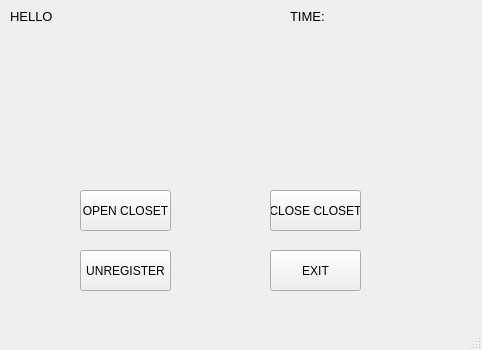
<?xml version="1.0" encoding="UTF-8"?>
<ui version="4.0">
 <class>MainWindow</class>
 <widget class="QMainWindow" name="MainWindow">
  <property name="geometry">
   <rect>
    <x>0</x>
    <y>0</y>
    <width>482</width>
    <height>350</height>
   </rect>
  </property>
  <property name="windowTitle">
   <string>MainWindow</string>
  </property>
  <widget class="QWidget" name="centralwidget">
   <widget class="QPushButton" name="open_btn">
    <property name="geometry">
     <rect>
      <x>80</x>
      <y>190</y>
      <width>91</width>
      <height>41</height>
     </rect>
    </property>
    <property name="text">
     <string>OPEN CLOSET</string>
    </property>
   </widget>
   <widget class="QPushButton" name="close_btn">
    <property name="geometry">
     <rect>
      <x>270</x>
      <y>190</y>
      <width>91</width>
      <height>41</height>
     </rect>
    </property>
    <property name="text">
     <string>CLOSE CLOSET</string>
    </property>
   </widget>
   <widget class="QPushButton" name="unregister">
    <property name="geometry">
     <rect>
      <x>80</x>
      <y>250</y>
      <width>91</width>
      <height>41</height>
     </rect>
    </property>
    <property name="text">
     <string>UNREGISTER</string>
    </property>
   </widget>
   <widget class="QPushButton" name="exit">
    <property name="geometry">
     <rect>
      <x>270</x>
      <y>250</y>
      <width>91</width>
      <height>41</height>
     </rect>
    </property>
    <property name="text">
     <string>EXIT</string>
    </property>
   </widget>
   <widget class="QLabel" name="closet_status">
    <property name="geometry">
     <rect>
      <x>120</x>
      <y>40</y>
      <width>221</width>
      <height>131</height>
     </rect>
    </property>
    <property name="styleSheet">
     <string notr="true">
image: url(:/Closet/closet_close.png);</string>
    </property>
    <property name="text">
     <string/>
    </property>
   </widget>
   <widget class="QLabel" name="label_2">
    <property name="geometry">
     <rect>
      <x>290</x>
      <y>10</y>
      <width>47</width>
      <height>13</height>
     </rect>
    </property>
    <property name="font">
     <font>
      <pointsize>10</pointsize>
     </font>
    </property>
    <property name="text">
     <string>TIME:</string>
    </property>
   </widget>
   <widget class="QLabel" name="Time">
    <property name="geometry">
     <rect>
      <x>350</x>
      <y>10</y>
      <width>121</width>
      <height>16</height>
     </rect>
    </property>
    <property name="text">
     <string/>
    </property>
   </widget>
   <widget class="QLabel" name="label_4">
    <property name="geometry">
     <rect>
      <x>10</x>
      <y>10</y>
      <width>47</width>
      <height>13</height>
     </rect>
    </property>
    <property name="font">
     <font>
      <pointsize>10</pointsize>
     </font>
    </property>
    <property name="text">
     <string>HELLO</string>
    </property>
   </widget>
   <widget class="QLabel" name="user_name">
    <property name="geometry">
     <rect>
      <x>70</x>
      <y>10</y>
      <width>131</width>
      <height>16</height>
     </rect>
    </property>
    <property name="text">
     <string/>
    </property>
   </widget>
  </widget>
  <widget class="QMenuBar" name="menubar">
   <property name="geometry">
    <rect>
     <x>0</x>
     <y>0</y>
     <width>482</width>
     <height>21</height>
    </rect>
   </property>
  </widget>
  <widget class="QStatusBar" name="statusbar"/>
 </widget>
 <resources>
  <include location="image.qrc"/>
 </resources>
 <connections/>
</ui>
